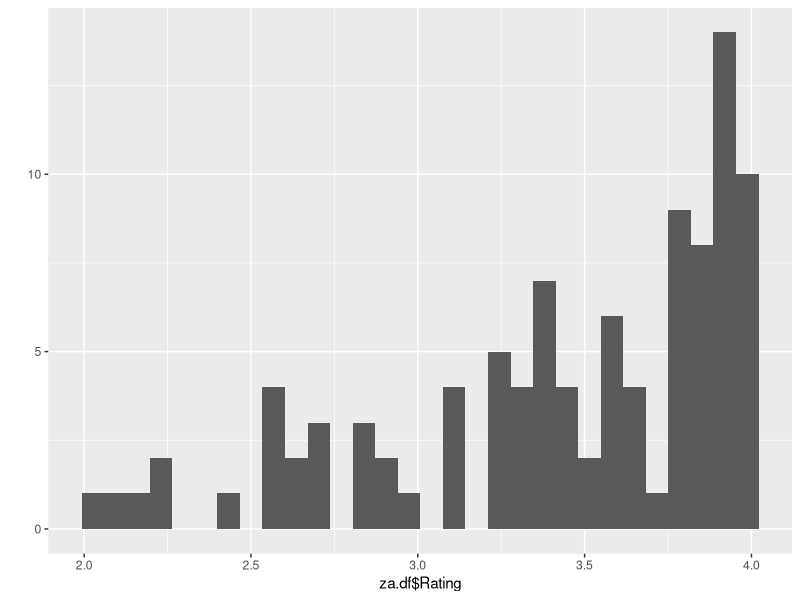
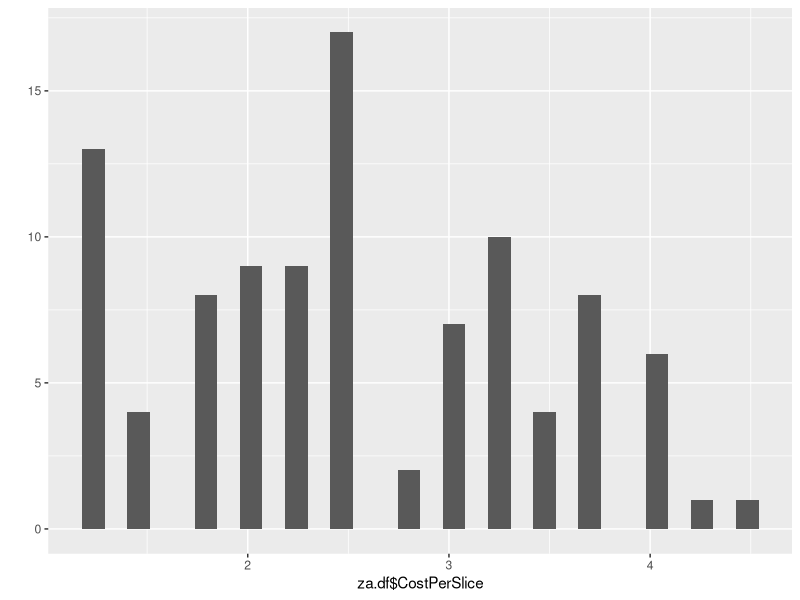
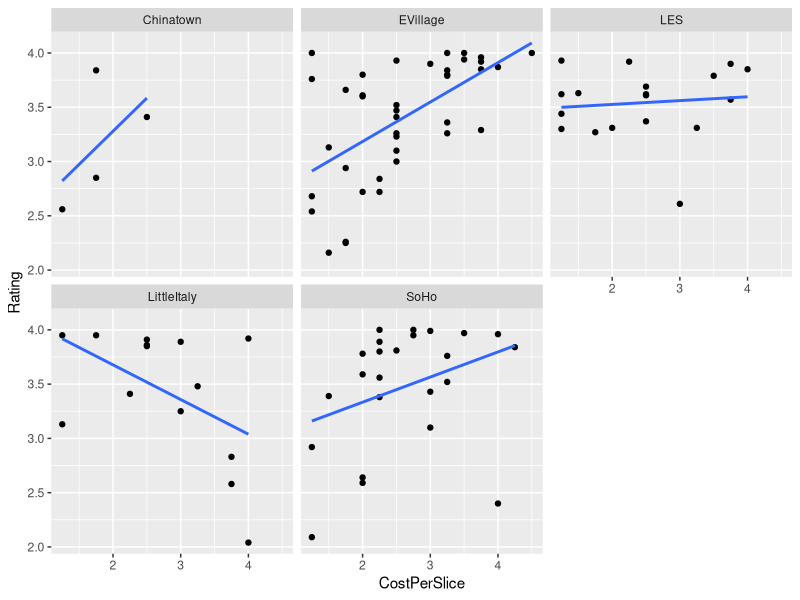

These figures' R source, in order:
# Pizza data analysis with mixed-effects modeling

library(stringr)
library(ggplot2)
library(nlme)
library(lme4)

za.df <- read.csv("Fake Pizza Data.csv")

# some basic summaries and visualizations
summary(za.df)

# fix cost column
za.df$CostPerSlice <- as.numeric(str_sub(za.df$CostPerSlice, 2))

qplot(za.df$Rating)
qplot(za.df$CostPerSlice)

ggplot(za.df, aes(CostPerSlice, Rating)) + geom_point() +
	facet_wrap(~ Neighborhood) + 
	geom_smooth(method='lm', se=FALSE)